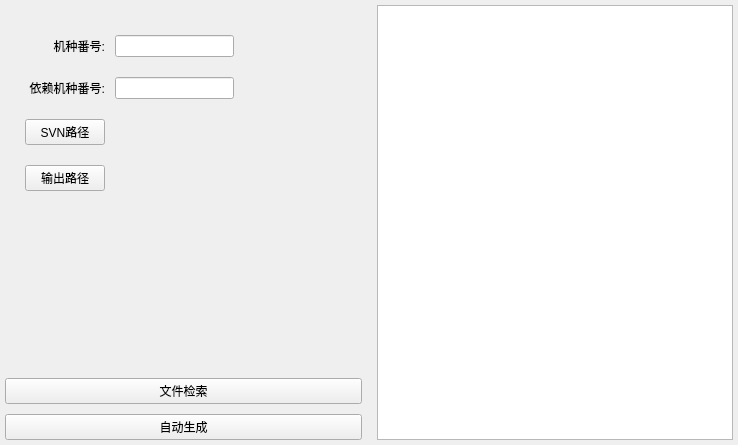
<?xml version="1.0" encoding="UTF-8"?>
<ui version="4.0">
 <class>AutomationForm</class>
 <widget class="QWidget" name="AutomationForm">
  <property name="geometry">
   <rect>
    <x>0</x>
    <y>0</y>
    <width>738</width>
    <height>445</height>
   </rect>
  </property>
  <property name="windowTitle">
   <string>Form</string>
  </property>
  <layout class="QGridLayout" name="gridLayout">
   <property name="leftMargin">
    <number>5</number>
   </property>
   <property name="topMargin">
    <number>5</number>
   </property>
   <property name="rightMargin">
    <number>5</number>
   </property>
   <property name="bottomMargin">
    <number>5</number>
   </property>
   <property name="horizontalSpacing">
    <number>15</number>
   </property>
   <property name="verticalSpacing">
    <number>10</number>
   </property>
   <item row="1" column="1">
    <widget class="QPushButton" name="AuFileSearchButton">
     <property name="text">
      <string>文件检索</string>
     </property>
    </widget>
   </item>
   <item row="0" column="1">
    <widget class="QWidget" name="widget" native="true">
     <property name="sizePolicy">
      <sizepolicy hsizetype="Expanding" vsizetype="Expanding">
       <horstretch>0</horstretch>
       <verstretch>0</verstretch>
      </sizepolicy>
     </property>
     <property name="minimumSize">
      <size>
       <width>350</width>
       <height>0</height>
      </size>
     </property>
     <property name="maximumSize">
      <size>
       <width>16777215</width>
       <height>550</height>
      </size>
     </property>
     <layout class="QGridLayout" name="gridLayout_2">
      <property name="leftMargin">
       <number>20</number>
      </property>
      <property name="topMargin">
       <number>30</number>
      </property>
      <property name="rightMargin">
       <number>10</number>
      </property>
      <property name="bottomMargin">
       <number>10</number>
      </property>
      <property name="horizontalSpacing">
       <number>10</number>
      </property>
      <property name="verticalSpacing">
       <number>20</number>
      </property>
      <item row="1" column="1">
       <widget class="QLabel" name="AuIDLabel">
        <property name="text">
         <string>机种番号:</string>
        </property>
        <property name="alignment">
         <set>Qt::AlignRight|Qt::AlignTrailing|Qt::AlignVCenter</set>
        </property>
       </widget>
      </item>
      <item row="2" column="1">
       <widget class="QLabel" name="AuRelyIDLabel">
        <property name="text">
         <string>依赖机种番号:</string>
        </property>
        <property name="alignment">
         <set>Qt::AlignRight|Qt::AlignTrailing|Qt::AlignVCenter</set>
        </property>
       </widget>
      </item>
      <item row="4" column="2">
       <widget class="QLabel" name="AuSVNLabel">
        <property name="text">
         <string/>
        </property>
       </widget>
      </item>
      <item row="4" column="1">
       <widget class="QPushButton" name="AuSVNButton">
        <property name="text">
         <string>SVN路径</string>
        </property>
       </widget>
      </item>
      <item row="5" column="1">
       <widget class="QPushButton" name="AuOutputButton">
        <property name="text">
         <string>输出路径</string>
        </property>
       </widget>
      </item>
      <item row="1" column="2">
       <widget class="QLineEdit" name="AuIDEdit">
        <property name="maximumSize">
         <size>
          <width>120</width>
          <height>16777215</height>
         </size>
        </property>
        <property name="alignment">
         <set>Qt::AlignCenter</set>
        </property>
       </widget>
      </item>
      <item row="5" column="2">
       <widget class="QLabel" name="AuOutputLabel">
        <property name="text">
         <string/>
        </property>
       </widget>
      </item>
      <item row="6" column="2">
       <spacer name="verticalSpacer">
        <property name="orientation">
         <enum>Qt::Vertical</enum>
        </property>
        <property name="sizeHint" stdset="0">
         <size>
          <width>20</width>
          <height>40</height>
         </size>
        </property>
       </spacer>
      </item>
      <item row="2" column="2">
       <widget class="QLineEdit" name="AuRelyIDEdit">
        <property name="maximumSize">
         <size>
          <width>120</width>
          <height>16777215</height>
         </size>
        </property>
        <property name="alignment">
         <set>Qt::AlignCenter</set>
        </property>
       </widget>
      </item>
      <item row="6" column="3">
       <spacer name="horizontalSpacer">
        <property name="orientation">
         <enum>Qt::Horizontal</enum>
        </property>
        <property name="sizeHint" stdset="0">
         <size>
          <width>40</width>
          <height>20</height>
         </size>
        </property>
       </spacer>
      </item>
     </layout>
    </widget>
   </item>
   <item row="2" column="1">
    <widget class="QPushButton" name="AuCreateButton">
     <property name="text">
      <string>自动生成</string>
     </property>
    </widget>
   </item>
   <item row="0" column="2" rowspan="3">
    <widget class="QTableView" name="AuTableView"/>
   </item>
  </layout>
 </widget>
 <resources/>
 <connections/>
</ui>
